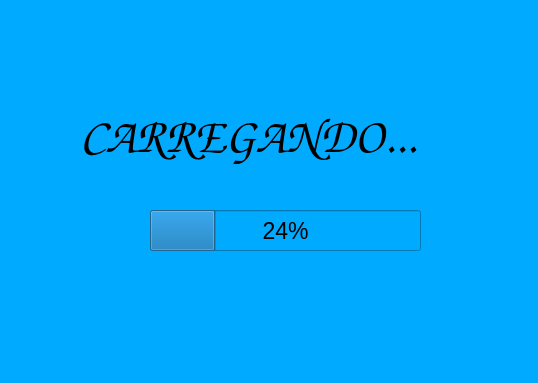
<?xml version="1.0" encoding="UTF-8"?>
<ui version="4.0">
 <class>Form</class>
 <widget class="QWidget" name="Form">
  <property name="geometry">
   <rect>
    <x>0</x>
    <y>0</y>
    <width>538</width>
    <height>383</height>
   </rect>
  </property>
  <property name="font">
   <font>
    <pointsize>17</pointsize>
   </font>
  </property>
  <property name="windowTitle">
   <string>Form</string>
  </property>
  <property name="styleSheet">
   <string notr="true">background-color: rgb(0, 170, 255);</string>
  </property>
  <widget class="QLabel" name="label">
   <property name="geometry">
    <rect>
     <x>80</x>
     <y>70</y>
     <width>381</width>
     <height>131</height>
    </rect>
   </property>
   <property name="font">
    <font>
     <family>Comic Sans MS</family>
     <pointsize>37</pointsize>
    </font>
   </property>
   <property name="text">
    <string>CARREGANDO...</string>
   </property>
  </widget>
  <widget class="QProgressBar" name="progressBar">
   <property name="geometry">
    <rect>
     <x>150</x>
     <y>210</y>
     <width>271</width>
     <height>41</height>
    </rect>
   </property>
   <property name="styleSheet">
    <string notr="true">gridline-color: rgb(85, 0, 0);</string>
   </property>
   <property name="value">
    <number>24</number>
   </property>
   <property name="format">
    <string>%p%</string>
   </property>
  </widget>
 </widget>
 <resources/>
 <connections/>
</ui>
